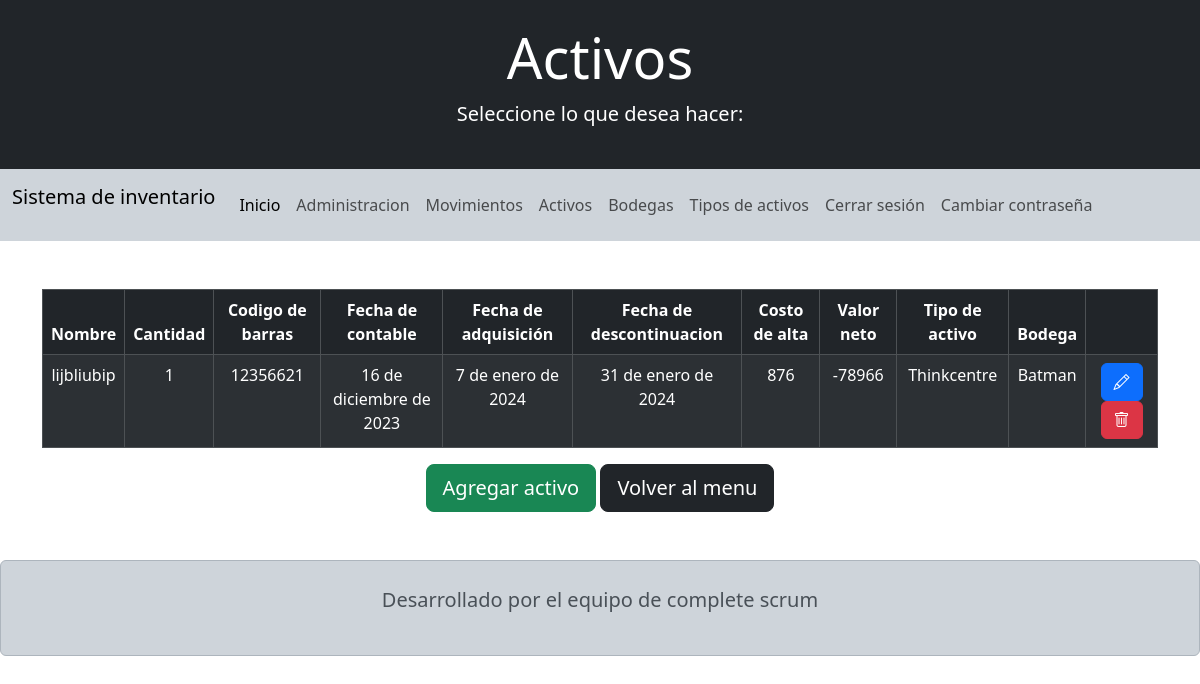
Page /activos/ (signed in) on the committed database.
### appProject/models.py (models this page shows, shortened)
class Activo(models.Model):
    nombre =                models.CharField           (blank=False, null=False, verbose_name="Nombre del activo",           max_length=50)
    cantidad =              models.PositiveIntegerField(blank=False, null=False, verbose_name="Cantidad del activo")
    descripcion =           models.CharField           (blank=False, null=False, verbose_name="Descripcion del activo",      max_length=1000)
    codigo_barra =          models.CharField           (blank=False, null=False, verbose_name="Codigo de barras del activo", max_length=50)
    fecha_contable =        models.DateField           (blank=False, null=False, verbose_name="Fecha contable del activo")
    fecha_adquisicion =     models.DateField           (blank=False, null=False, verbose_name="Fecha de adquisicion del activo")
    fecha_descontinuacion = models.DateField           (blank=False, null=False, verbose_name="Fecha de descopntinuacion del activo")
    costo_alta =            models.PositiveIntegerField(blank=False, null=False, verbose_name="Costo de alta del activo")
    valor_neto =            models.IntegerField        (blank=False, null=False, verbose_name="Valor neto del activo")
    tipo_activo =           models.ForeignKey          (Tipo_activo, on_delete=models.PROTECT, blank=False, null=False)
    bodega =                models.ForeignKey          (Bodega,      on_delete=models.PROTECT, blank=False, null=False)

class Tipo_activo(models.Model):
    nombre =        models.CharField(blank=False, null=False, max_length=50)
    marca =         models.CharField(blank=False, null=False, max_length=50)
    unidad_inacap = models.CharField(blank=False, null=False, max_length=50)

class Bodega(models.Model):
    nombre =    models.CharField           (blank=False, null=False, max_length=50)
    ubicacion = models.CharField           (blank=False, null=False, max_length=50)
    piso =      models.IntegerField        (blank=False, null=False)
    edificio =  models.CharField           (blank=False, null=False, max_length=50)
    capacidad = models.PositiveIntegerField(blank=False, null=False)

### appProject/views.py (the view)
# urls.py: path('activos/',                    views.read_activo, name='read_activo'),
@login_required
def read_activo(req):
    activos = Activo.objects.all()
    data = {'activos': activos}
    return render(req, 'activo/read_activo.html', data)

### templates/activo/read_activo.html (shortened to what this page needs)
<!doctype html>
<html lang="es">
<head>
  <link href="https://cdn.jsdelivr.net/npm/bootstrap@5.3.2/dist/css/bootstrap.min.css" rel="stylesheet"
>
  <link rel="stylesheet" href="https://cdn.jsdelivr.net/npm/bootstrap-icons@1.11.2/font/bootstrap-icons.min.css">
</head>
<body>
    <header>
        <div class="bg-dark text-white py-4 text-center">
            <h1 class="display-4">Activos</h1>
            <p class="lead">Seleccione lo que desea hacer:</p>
        </div>
        <nav class="navbar navbar-expand-lg bg-body-tertiary  bg-dark-subtle">
            <div class="container-fluid">
                <p class="navbar-brand">Sistema de inventario</p>
                <div class="collapse navbar-collapse" id="navbarNav">
                    <ul class="navbar-nav">
                        <li class="nav-item">
                            <a class="nav-link active" aria-current="page" href="{% url 'inicio' %}">Inicio</a>
                        </li>
                        <li class="nav-item">
                            <a class="nav-link" href="/admin/">Administracion</a>
                        </li>
                        <li class="nav-item">
                            <a class="nav-link" href="{% url 'read_movimiento' %}" >Movimientos</a>
                        </li>
                        <li class="nav-item">
                            <a class="nav-link" href="{% url 'read_activo' %}">Activos</a>
                        </li>
                        <li class="nav-item">
                            <a class="nav-link" href="{% url 'read_bodega' %}">Bodegas</a>
                        </li>
                        <li class="nav-item">
                            <a class="nav-link" href="{% url 'read_tipo_activo' %}">Tipos de activos</a>
                        </li>
                        <li class="nav-item">
                            <a class="nav-link" href="{% url 'singout' %}">Cerrar sesión</i></a>
                        </li>
                        <li class="nav-item">
                            <a class="nav-link" href="{% url 'edit_password' %}">Cambiar contraseña</i></a>
                        </li>
                    </ul>
                </div>
            </div>
        </nav>
    </header>
    <br><br>
    <main>
        <div class="container">
            <div class="table-responsive">
                <table class="table table-striped table-bordered table-dark">
                    <thead class="thead-dark text-center">
                        <tr>
                            <th scope="col">Nombre</th>
                            <th scope="col">Cantidad</th>
                            <th scope="col">Codigo de barras</th>
                            <th scope="col">Fecha de contable</th>
                            <th scope="col">Fecha de adquisición</th>
                            <th scope="col">Fecha de descontinuacion</th>
                            <th scope="col">Costo de alta</th>
                            <th scope="col">Valor neto</th>
                            <th scope="col">Tipo de activo</th>
                            <th scope="col">Bodega</th>
                            <th scope="col"></th>
                        </tr>
                    </thead>
                    <tbody class="text-center tbody-dark">
                        {% for a in activos %}
                        <tr>
                            <td scope="row">{{ a.nombre }}</td>
                            <td>{{ a.cantidad }}</td>
                            <td>{{ a.codigo_barra }}</td>
                            <td>{{ a.fecha_contable }}</td>
                            <td>{{ a.fecha_adquisicion }}</td>
                            <td>{{ a.fecha_descontinuacion }}</td>
                            <td>{{ a.costo_alta }}</td>
                            <td>{{ a.valor_neto }}</td>
                            <td>{{ a.tipo_activo.nombre }}</td>
                            <td>{{ a.bodega.nombre }}</td>
                            <td>
                                <a name="" id="" href="{% url 'edit_activo' a.id %}" role="button"  class="btn btn-primary"><i class="bi bi-pencil"></i></a>
                                <a name="" id="" href="{% url 'del_activo' a.id %}" role="button" class="btn btn-danger" onclick="return confirm('¿Está seguro de eliminar el activo {{ a.nombre }}?');"><i class="bi bi-trash"></i></a>
                            </td>
                        </tr>
                        {% endfor %}
                    </tbody>
                </table>
                <div class="text-center">
                    <a href="{% url 'add_activo' %}" class="btn btn-success btn-lg text-white">Agregar activo</a>
                    <a href="{% url 'inicio' %}" class="btn btn-dark btn-lg text-white">Volver al menu</a>
                </div>
            </div>
        </div>
    </main>
    <footer>
        <div class="alert alert-dark text-center py-4 mt-5">
            <p class="lead">Desarrollado por el equipo de complete scrum</p>
        </div>
    </footer>
</body>
</html>

### rows in the picture
Activo: nombre "lijbliubip", cantidad "1", codigo_barra "12356621", fecha_contable "16 de diciembre de 2023", fecha_adquisicion "7 de enero de 2024", fecha_descontinuacion "31 de enero de 2024", costo_alta "876", valor_neto "-78966", tipo_activo.nombre "Thinkcentre", bodega.nombre "Batman"
